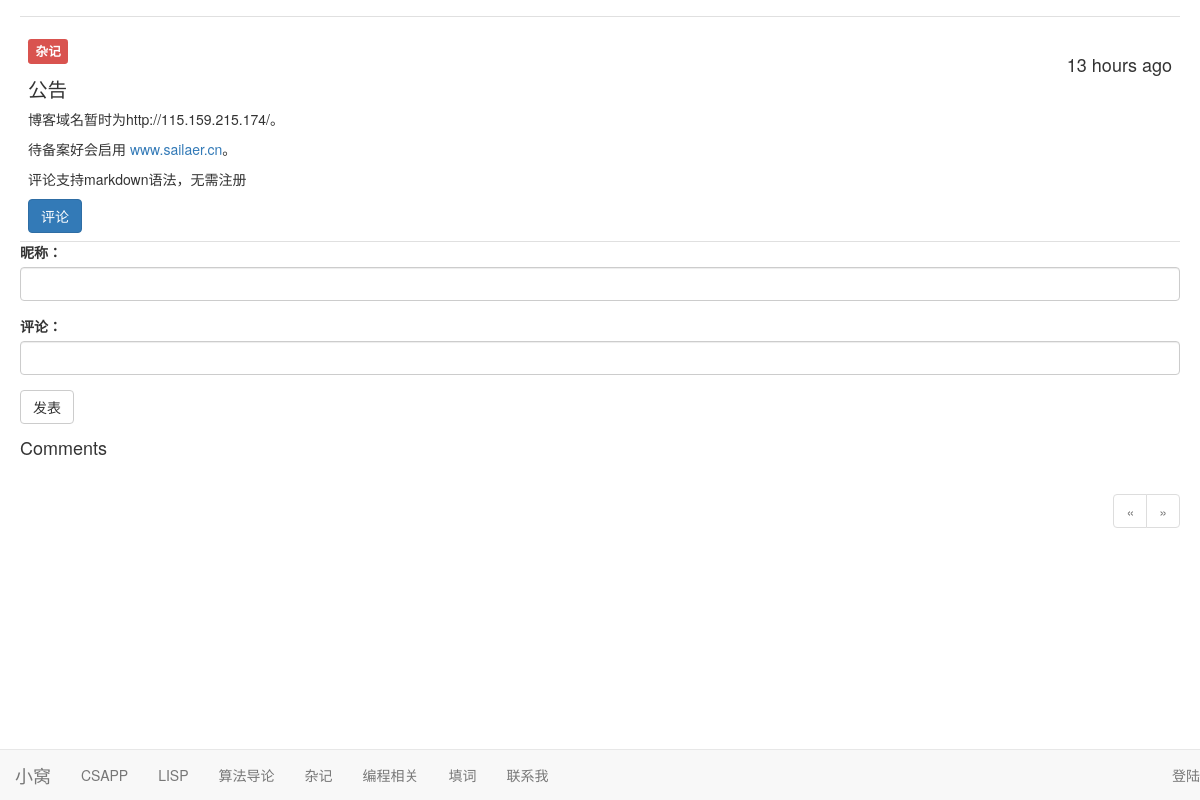
/post/1, run on the app's committed database.
### app/models.py (models this page shows, shortened)
class Post(db.Model):
    __tablename__ = 'posts'
    id = db.Column(db.Integer, primary_key=True)
    kind = db.Column(db.Text)
    body = db.Column(db.Text)
    body_html = db.Column(db.Text)
    timestamp = db.Column(db.DateTime, index=True, default=datetime.utcnow)
    author_id = db.Column(db.Integer, db.ForeignKey('users.id'))
    comments = db.relationship('Comment', backref = 'post', lazy ='dynamic')

### app/main/views.py (the view, shortened to what this page needs)
@main.route('/post/<int:id>', methods=['GET', 'POST'])
def post(id):
    post = Post.query.get_or_404(id)
    form = CommentForm()
    page = request.args.get('page', 1, type=int)
    if page == -1:
        page = (post.comments.count() - 1) // \
               current_app.config['FLASKY_COMMENTS_PER_PAGE'] + 1
    pagination = post.comments.order_by(Comment.timestamp.desc()).paginate(
        page, per_page=current_app.config['FLASKY_COMMENTS_PER_PAGE'],
        error_out=False)
    comments = pagination.items
    return render_template('post.html', posts=[post], form=form,
                           comments=comments, pagination=pagination)

### app/main/forms.py
class CommentForm(Form):
    name = StringField('昵称：', validators=[Required()])
    body = PageDownField("评论：", validators=[Required()])
    submit = SubmitField('发表')

### app/auth/views.py (called while the page is built)
@auth.before_app_request
def before_request():
    if current_user.is_authenticated \
            and not current_user.confirmed \
            and request.endpoint[:5] != 'auth.' \
            and request.endpoint != 'static':
        return redirect(url_for('auth.unconfirmed'))

### app/templates/post.html (shortened to what this page needs)
{% extends "base.html" %}
{% import "bootstrap/wtf.html" as wtf %}
{% import "_macros.html" as macros %}
{% block page_content %}
    {% include '_posts.html' %}
    <div >
        {{ wtf.quick_form(form) }}
    </div>
    <h4 id="comments">Comments</h4>
    {% if pagination %}
        <div class="pagination">
            {{ macros.pagination_widget(pagination, '.post', fragment='#comments', id=posts[0].id) }}
        </div>
    {% endif %}
{% endblock %}

### app/templates/_posts.html (shortened to what this page needs)
<ul class="posts">
    {% for post in posts %}
        <li class="post">
            <div class="post-content">
                <div class="post-date"><h4>{{ moment(post.timestamp).fromNow() }}</h4></div>
                <div class="post-body">
                 <h3><span class="label label-danger">{{ post.kind }}</span></h3>
                    {% if post.body_html %}
                        <p>{{ post.body_html| safe}}</p>
                    {% else %}
                        {{ post.body }}
                    {% endif %}
                </div>
                <a href="{{ url_for('.post', id = post.id) }}">
                    <button type="submit" class="btn btn-primary">评论</button>
                </a>
            </div>
        </li>
    {% endfor %}
</ul>

### app/static/styles.css (style rules this page uses)
ul.posts { list-style-type: none; padding: 0px; margin: 16px 0px 0px 0px; border-top: 1px solid #e0e0e0; }
ul.posts li.post { padding: 8px; border-bottom: 1px solid #e0e0e0; }
div.post-date { float: right; }
div.post-content { margin-left: 0px; min-height: 45px; }
div.pagination { width: 100%; text-align: right; padding: 0px; margin: 0px; }
.post-body h1 { font-size: 140%; }
.post-body h3 { font-size: 120%; }
body { padding-bottom: 70px; margin-left: 20px; margin-right: 20px; }

### data on the page
Post: timestamp "13 hours ago", kind "杂记", body_html "公告 博客域名暂时为http://115.159.215.174/。 待备案好会启用 www.sailaer.cn 。 评论支持markdown语法，无需注册"
